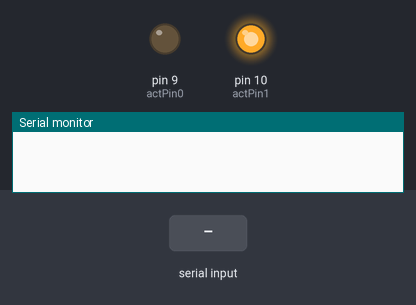
This sketch was run on a simulated Arduino Uno, built with avr-gcc and run on an emulated ATmega328P. Shown: output pins drawn as LEDs (lit = HIGH), the last lines printed to the serial monitor. Inputs (shaded band) come from the test bench.

Above: at 1.2 s.
1.3 s: "F90\n" received over Serial
At 2.2 s:
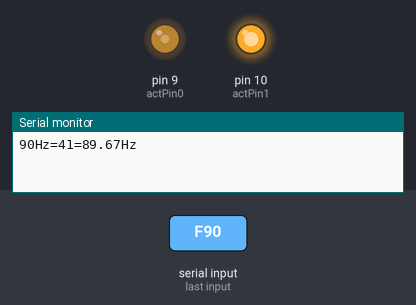
4.3 s: "s\n" received over Serial
At 4.7 s:
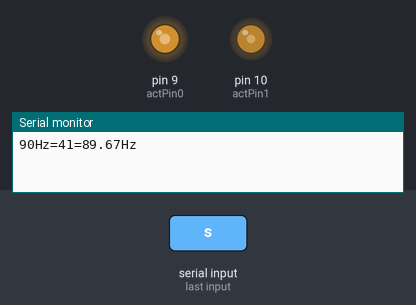
7.3 s: byte 70 ('F') received over Serial
Timing chart, 0 to 10.6 s (numbered marks = the images above; inputs shaded):
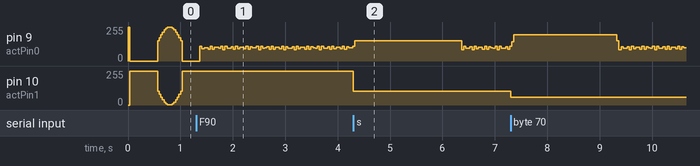

The sketch:

TinyAct.ino
```cpp
#define SIN_LEN_QUARTER 8
#define SIN_LEN         (SIN_LEN_QUARTER*4)
#define CLOCK_FREQ      16000000
#define SINE_DIVISOR    8
#define SINE_INT_OVF    17

#define MAX_FREQ        100
#define MAX_AMPL        100
#define MAX_RATE        100

char sineArray[SIN_LEN_QUARTER + 1];

int actPin0 = 9;
int actPin1 = 10;
volatile int timer = 0;
volatile int overflow = 100;
volatile int go = 0;
char freq;
char ampl = MAX_AMPL;
char fsweep_freq_start;
char fsweep_freq_end;
int fsweep_rate;
volatile int fsweep_count;
char fsweeping = 0;

void buildSin( char ampl )
{
  int i;
  /* Create 1/4 sin wave + 1 point. */
  for ( i = 0; i <= SIN_LEN_QUARTER; i++ )
  {
    sineArray[i] = (char)( 127.5 * ampl * sin( 2.0 * PI * i / SIN_LEN ) / MAX_AMPL );
  }
}

char sine( unsigned int index )
{
  index &= SIN_LEN - 1;

  if ( index <= SIN_LEN_QUARTER )
    return sineArray[index];
  else if ( index <= 2 * SIN_LEN_QUARTER )
    return sineArray[ 2 * SIN_LEN_QUARTER - index ];
  else if ( index <= 3 * SIN_LEN_QUARTER )
    return -sineArray[ index - 2 * SIN_LEN_QUARTER ];
  else
    return -sineArray[ SIN_LEN - index ];
}

void testSine( void )
{
  int i;

  Serial.print( "Sine:\r\n" );

  for ( i = 0; i <= SIN_LEN*2; i++ )
  {
    Serial.print( (int)sine(i) );
    Serial.print( "\r\n" );
  }
}

void setPwmFrequency(int pin, int divisor) {
  byte mode;
  if(pin == 5 || pin == 6 || pin == 9 || pin == 10) {
    switch(divisor) {
      case 1: mode = 0x01; break;
      case 8: mode = 0x02; break;
      case 64: mode = 0x03; break;
      case 256: mode = 0x04; break;
      case 1024: mode = 0x05; break;
      default: return;
    }
    if(pin == 5 || pin == 6) {
      TCCR0B = TCCR0B & 0b11111000 | mode;
    } else {
      TCCR1B = TCCR1B & 0b11111000 | mode;
    }
  } else if(pin == 3 || pin == 11) {
    switch(divisor) {
      case 1: mode = 0x01; break;
      case 8: mode = 0x02; break;
      case 32: mode = 0x03; break;
      case 64: mode = 0x04; break;
      case 128: mode = 0x05; break;
      case 256: mode = 0x06; break;
      case 1024: mode = 0x7; break;
      default: return;
    }
    TCCR2B = TCCR2B & 0b11111000 | mode;
  }
}

/*
ISR(TIMER1_OVF_vect)
{
}
*/

ISR(TIMER2_COMPA_vect)
{
  if ( ++timer >= overflow )
  {
    timer = 0;
    go = 1;
  }

  fsweep_count--;
}

void setFreq( int hz )
{
  if ( hz == 0 )
  {
    TIMSK2 &= ~_BV(OCIE2A);      // Disable Compare 2A Interrupt
    analogWrite( actPin0, 0 );
    analogWrite( actPin1, 0 );
    go = 0;
  }
  else
  {
    hz = constrain( hz, 1, MAX_FREQ );
    overflow = ( (long long)CLOCK_FREQ * 2 / SIN_LEN / SINE_DIVISOR /
                 SINE_INT_OVF / hz + 1 ) / 2;
    TIMSK2 |= _BV(OCIE2A);      // Enable Compare 2A Interrupt
  }

  freq = hz;
}

float getFreq( void )
{
  return (float)CLOCK_FREQ / SIN_LEN / SINE_DIVISOR /
         SINE_INT_OVF / overflow;
}

void setup()
{
  buildSin( MAX_AMPL );
//  testSine();

  Serial.begin(9600);

  setPwmFrequency(actPin0, 1);              // Also applies to pin 9.
  setPwmFrequency(3, SINE_DIVISOR);         // Set timer0 frequency for sine.
  TCCR1A = ( TCCR1A & 0x0F ) | 0b11100000;  // Inverting pin 10.
  pinMode( actPin0, OUTPUT );
  pinMode( actPin1, OUTPUT );

  cli();

  /* CTC mode on timer 2 */
  TCCR2A = 0;                 // Clear timer mode
  TCCR2A |=  0b00000010;      // WGM20, WGM21 on bit 0, 1
  TCCR2B &= ~0b00001000;      // WGM22 on bit 3
  OCR2A = SINE_INT_OVF - 1;   // Sine Overflow
  TIMSK2 |= _BV(OCIE2A);      // Enable Compare 2A

  sei();
}

void loop()
{
  typedef enum
  {
    MODE_NONE = 0,
    MODE_INVALID,
    MODE_FREQ,
    MODE_AMPL,
    MODE_FSWEEP,
  } E_COMMS_MODE;

  long rate = 100;
  int angle = 0;
  char value;
  E_COMMS_MODE comms_mode = MODE_NONE;

  setFreq( 1 );

  while ( 1 )
  {
    while ( Serial.available() > 0 )
    {
      int val_int;
      char mode_char;

      switch ( comms_mode )
      {
        case MODE_NONE:
          mode_char = Serial.read();

          switch ( mode_char )
          {
            case 'F':
            case 'f':
              comms_mode = MODE_FREQ;
              break;

            case 'A':
            case 'a':
              comms_mode = MODE_AMPL;
              break;

            case 'S':
            case 's':
              comms_mode = MODE_FSWEEP;
              break;

            default:
              comms_mode = MODE_INVALID;
              break;
          }
          break;

        case MODE_FSWEEP:
          fsweep_freq_end = Serial.parseInt();
        case MODE_FREQ:
        case MODE_AMPL:
          val_int = Serial.parseInt();
          break;
        default:
          break;
      }

      if ( Serial.read() == '\n' )
      {
        switch ( comms_mode )
        {
          case MODE_FREQ:
            setFreq( val_int );
            Serial.print( val_int );
            Serial.print( "Hz=" );
            if ( val_int == 0 )
            {
              Serial.print( "Off" );
            }
            else
            {
              Serial.print( overflow );
              Serial.print( "=" );
              Serial.print( getFreq() );
              Serial.print( "Hz" );
            }
            break;

          case MODE_AMPL:
            ampl = constrain( val_int, 0, MAX_AMPL );
            Serial.print( "Ampl=" );
            Serial.print( (int)ampl );
            buildSin( ampl );
            break;

          case MODE_FSWEEP:
            fsweep_freq_start = freq;
            fsweep_freq_end = constrain( fsweep_freq_end, 1, MAX_FREQ );
            fsweep_rate = constrain( val_int, 1, MAX_RATE );
            Serial.print( "Sweep " );
            Serial.print( (int)fsweep_freq_start );
            Serial.print( "Hz to " );
            Serial.print( (int)fsweep_freq_end );
            Serial.print( "Hz at " );
            Serial.print( (int)fsweep_rate );
            Serial.print( "t/Hz" );

            fsweep_rate *= 320;
            fsweep_count = 0;

            /* Only start sweep if not off */
            fsweeping = ( fsweep_freq_start != 0 );
            break;

          default:
            Serial.print( "Invalid" );
            break;
        }

        Serial.print( "\r\n" );
        comms_mode = MODE_NONE;
      }
    }

    if ( go == 1 )
    {
      go = 0;
      value = sine( angle++ ) + 128;
      angle &= SIN_LEN - 1;

      analogWrite( actPin0, value );
      analogWrite( actPin1, value );

      if ( fsweeping )
      {
        if ( fsweep_count <= 0 )
        {
          /* Finished 1 rate period */

          /* Adjust for one more rate period */
          fsweep_count += fsweep_rate;

          /* Calculate and set new frequency */
          if ( freq != fsweep_freq_end )
          {
            /* We are still ramping */
            if ( freq < fsweep_freq_end )
              freq++;
            else
              freq--;

            setFreq( freq );
            /*
            Serial.print( (int)freq );
            Serial.print( "\r\n" );
            /**/
          }
          else
          {
            fsweeping = 0;
            Serial.print( "Sweep Done\r\n" );
          }
        }
      }

      if ( go == 1 )
         Serial.print( "!\r\n" );
    }
  }
}
```

Measured:
- after the input at 1.3 s, pin 10 (actPin1): stops changing and stays 255/255
